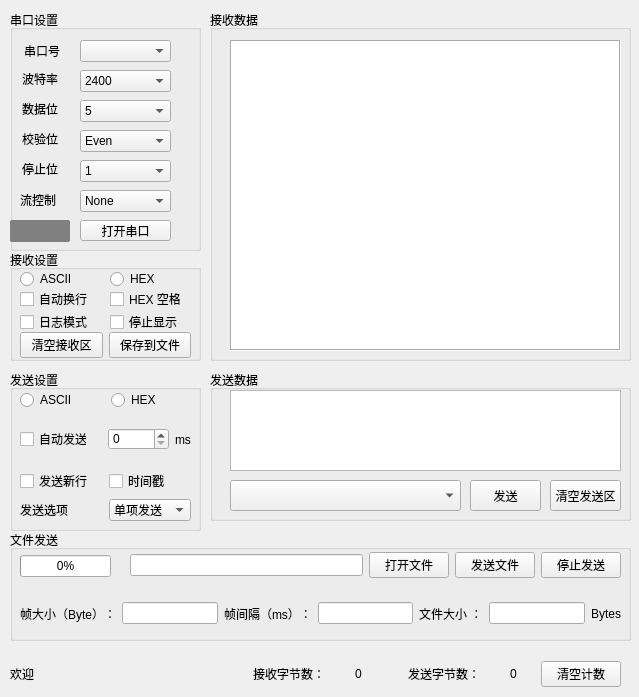
<?xml version="1.0" encoding="UTF-8"?>
<ui version="4.0">
 <class>Widget</class>
 <widget class="QWidget" name="Widget">
  <property name="geometry">
   <rect>
    <x>0</x>
    <y>0</y>
    <width>639</width>
    <height>697</height>
   </rect>
  </property>
  <property name="windowTitle">
   <string>Widget</string>
  </property>
  <property name="styleSheet">
   <string notr="true">#label_status{
	border-radius: 2px;
	background-color:gray ;
}
#label_status[isOn=&quot;true&quot;]{
background-color: green;
}</string>
  </property>
  <widget class="QLabel" name="label">
   <property name="geometry">
    <rect>
     <x>24</x>
     <y>43</y>
     <width>36</width>
     <height>16</height>
    </rect>
   </property>
   <property name="text">
    <string>串口号：</string>
   </property>
  </widget>
  <widget class="QGroupBox" name="groupBox">
   <property name="geometry">
    <rect>
     <x>10</x>
     <y>10</y>
     <width>191</width>
     <height>241</height>
    </rect>
   </property>
   <property name="styleSheet">
    <string notr="true"/>
   </property>
   <property name="title">
    <string>串口设置</string>
   </property>
   <widget class="QComboBox" name="comboBoxDataBits">
    <property name="geometry">
     <rect>
      <x>70</x>
      <y>90</y>
      <width>91</width>
      <height>22</height>
     </rect>
    </property>
    <item>
     <property name="text">
      <string>5</string>
     </property>
    </item>
    <item>
     <property name="text">
      <string>6</string>
     </property>
    </item>
    <item>
     <property name="text">
      <string>7</string>
     </property>
    </item>
    <item>
     <property name="text">
      <string>8</string>
     </property>
    </item>
   </widget>
   <widget class="QComboBox" name="comboBoxProtNum">
    <property name="geometry">
     <rect>
      <x>70</x>
      <y>30</y>
      <width>91</width>
      <height>22</height>
     </rect>
    </property>
    <property name="sizePolicy">
     <sizepolicy hsizetype="Preferred" vsizetype="Expanding">
      <horstretch>0</horstretch>
      <verstretch>0</verstretch>
     </sizepolicy>
    </property>
    <property name="sizeAdjustPolicy">
     <enum>QComboBox::AdjustToContentsOnFirstShow</enum>
    </property>
   </widget>
   <widget class="QComboBox" name="comboBoxBaudRate">
    <property name="geometry">
     <rect>
      <x>70</x>
      <y>60</y>
      <width>91</width>
      <height>22</height>
     </rect>
    </property>
    <item>
     <property name="text">
      <string>2400</string>
     </property>
    </item>
    <item>
     <property name="text">
      <string>4800</string>
     </property>
    </item>
    <item>
     <property name="text">
      <string>9600</string>
     </property>
    </item>
    <item>
     <property name="text">
      <string>19200</string>
     </property>
    </item>
    <item>
     <property name="text">
      <string>38400</string>
     </property>
    </item>
    <item>
     <property name="text">
      <string>115200</string>
     </property>
    </item>
    <item>
     <property name="text">
      <string>自定义</string>
     </property>
    </item>
   </widget>
   <widget class="QComboBox" name="comboBoxParity">
    <property name="geometry">
     <rect>
      <x>70</x>
      <y>120</y>
      <width>91</width>
      <height>22</height>
     </rect>
    </property>
    <item>
     <property name="text">
      <string>Even</string>
     </property>
    </item>
    <item>
     <property name="text">
      <string>Odd</string>
     </property>
    </item>
    <item>
     <property name="text">
      <string>None</string>
     </property>
    </item>
   </widget>
   <widget class="QComboBox" name="comboBoxStopBits">
    <property name="geometry">
     <rect>
      <x>70</x>
      <y>150</y>
      <width>91</width>
      <height>22</height>
     </rect>
    </property>
    <item>
     <property name="text">
      <string>1</string>
     </property>
    </item>
    <item>
     <property name="text">
      <string>1.5</string>
     </property>
    </item>
    <item>
     <property name="text">
      <string>2</string>
     </property>
    </item>
   </widget>
   <widget class="QComboBox" name="comboBoxFlowCtr">
    <property name="geometry">
     <rect>
      <x>70</x>
      <y>180</y>
      <width>91</width>
      <height>22</height>
     </rect>
    </property>
    <item>
     <property name="text">
      <string>None</string>
     </property>
    </item>
    <item>
     <property name="text">
      <string>RTS/CTS</string>
     </property>
    </item>
    <item>
     <property name="text">
      <string>XON/XOFF</string>
     </property>
    </item>
   </widget>
   <widget class="QLabel" name="label_6">
    <property name="geometry">
     <rect>
      <x>10</x>
      <y>182</y>
      <width>36</width>
      <height>16</height>
     </rect>
    </property>
    <property name="text">
     <string>流控制：</string>
    </property>
   </widget>
   <widget class="QPushButton" name="pushButtonOpen">
    <property name="geometry">
     <rect>
      <x>70</x>
      <y>210</y>
      <width>91</width>
      <height>21</height>
     </rect>
    </property>
    <property name="text">
     <string>打开串口</string>
    </property>
    <property name="icon">
     <iconset theme="battery">
      <normaloff>.</normaloff>.</iconset>
    </property>
   </widget>
   <widget class="QLabel" name="label_status">
    <property name="enabled">
     <bool>true</bool>
    </property>
    <property name="geometry">
     <rect>
      <x>0</x>
      <y>210</y>
      <width>60</width>
      <height>22</height>
     </rect>
    </property>
    <property name="sizePolicy">
     <sizepolicy hsizetype="Preferred" vsizetype="Preferred">
      <horstretch>0</horstretch>
      <verstretch>0</verstretch>
     </sizepolicy>
    </property>
    <property name="minimumSize">
     <size>
      <width>0</width>
      <height>0</height>
     </size>
    </property>
    <property name="maximumSize">
     <size>
      <width>60</width>
      <height>30</height>
     </size>
    </property>
    <property name="layoutDirection">
     <enum>Qt::RightToLeft</enum>
    </property>
    <property name="frameShape">
     <enum>QFrame::NoFrame</enum>
    </property>
    <property name="frameShadow">
     <enum>QFrame::Plain</enum>
    </property>
    <property name="lineWidth">
     <number>1</number>
    </property>
    <property name="text">
     <string/>
    </property>
    <property name="textFormat">
     <enum>Qt::AutoText</enum>
    </property>
    <property name="pixmap">
     <pixmap resource="resource.qrc">:/Image/Image/OFF.png</pixmap>
    </property>
    <property name="scaledContents">
     <bool>true</bool>
    </property>
    <property name="alignment">
     <set>Qt::AlignCenter</set>
    </property>
    <property name="wordWrap">
     <bool>false</bool>
    </property>
    <property name="openExternalLinks">
     <bool>false</bool>
    </property>
   </widget>
  </widget>
  <widget class="QCheckBox" name="checkBoxWrap">
   <property name="geometry">
    <rect>
     <x>20</x>
     <y>290</y>
     <width>71</width>
     <height>18</height>
    </rect>
   </property>
   <property name="text">
    <string>自动换行</string>
   </property>
  </widget>
  <widget class="QGroupBox" name="groupBox_2">
   <property name="geometry">
    <rect>
     <x>10</x>
     <y>250</y>
     <width>191</width>
     <height>111</height>
    </rect>
   </property>
   <property name="title">
    <string>接收设置</string>
   </property>
   <widget class="QCheckBox" name="checkBoxHexSpace">
    <property name="geometry">
     <rect>
      <x>100</x>
      <y>40</y>
      <width>71</width>
      <height>18</height>
     </rect>
    </property>
    <property name="text">
     <string>HEX 空格</string>
    </property>
   </widget>
   <widget class="QWidget" name="layoutWidget">
    <property name="geometry">
     <rect>
      <x>10</x>
      <y>60</y>
      <width>171</width>
      <height>24</height>
     </rect>
    </property>
    <layout class="QHBoxLayout" name="horizontalLayout_22">
     <property name="spacing">
      <number>8</number>
     </property>
     <item>
      <widget class="QCheckBox" name="checkBoxShowTime">
       <property name="text">
        <string>日志模式</string>
       </property>
      </widget>
     </item>
     <item>
      <widget class="QCheckBox" name="checkBoxStop">
       <property name="text">
        <string>停止显示</string>
       </property>
      </widget>
     </item>
    </layout>
   </widget>
   <widget class="QWidget" name="layoutWidget">
    <property name="geometry">
     <rect>
      <x>10</x>
      <y>80</y>
      <width>171</width>
      <height>31</height>
     </rect>
    </property>
    <layout class="QHBoxLayout" name="horizontalLayout_23">
     <item>
      <widget class="QPushButton" name="pushButtonClrRec">
       <property name="text">
        <string>清空接收区</string>
       </property>
      </widget>
     </item>
     <item>
      <widget class="QPushButton" name="pushButtonSaveFile">
       <property name="text">
        <string>保存到文件</string>
       </property>
      </widget>
     </item>
    </layout>
   </widget>
   <widget class="QRadioButton" name="radioButtonRecHex">
    <property name="geometry">
     <rect>
      <x>100</x>
      <y>20</y>
      <width>71</width>
      <height>18</height>
     </rect>
    </property>
    <property name="text">
     <string>HEX</string>
    </property>
   </widget>
   <widget class="QRadioButton" name="radioButtonRecASCII">
    <property name="geometry">
     <rect>
      <x>10</x>
      <y>20</y>
      <width>51</width>
      <height>18</height>
     </rect>
    </property>
    <property name="text">
     <string>ASCII</string>
    </property>
   </widget>
  </widget>
  <widget class="QTextEdit" name="textEditRecv">
   <property name="geometry">
    <rect>
     <x>230</x>
     <y>40</y>
     <width>391</width>
     <height>311</height>
    </rect>
   </property>
   <property name="tabletTracking">
    <bool>false</bool>
   </property>
   <property name="focusPolicy">
    <enum>Qt::StrongFocus</enum>
   </property>
   <property name="autoFillBackground">
    <bool>false</bool>
   </property>
   <property name="styleSheet">
    <string notr="true">background-color: rgb(255, 255, 255);
border-color: rgb(85, 255, 127);</string>
   </property>
   <property name="frameShape">
    <enum>QFrame::Box</enum>
   </property>
   <property name="frameShadow">
    <enum>QFrame::Sunken</enum>
   </property>
   <property name="lineWidth">
    <number>1</number>
   </property>
   <property name="midLineWidth">
    <number>0</number>
   </property>
   <property name="tabChangesFocus">
    <bool>false</bool>
   </property>
   <property name="readOnly">
    <bool>true</bool>
   </property>
  </widget>
  <widget class="QTextEdit" name="textEditSend">
   <property name="geometry">
    <rect>
     <x>230</x>
     <y>390</y>
     <width>391</width>
     <height>81</height>
    </rect>
   </property>
  </widget>
  <widget class="QGroupBox" name="groupBox_4">
   <property name="geometry">
    <rect>
     <x>210</x>
     <y>10</y>
     <width>421</width>
     <height>351</height>
    </rect>
   </property>
   <property name="title">
    <string>接收数据</string>
   </property>
  </widget>
  <widget class="QGroupBox" name="groupBox_5">
   <property name="geometry">
    <rect>
     <x>210</x>
     <y>370</y>
     <width>421</width>
     <height>151</height>
    </rect>
   </property>
   <property name="title">
    <string>发送数据</string>
   </property>
   <widget class="QPushButton" name="pushButtonTx">
    <property name="geometry">
     <rect>
      <x>260</x>
      <y>110</y>
      <width>71</width>
      <height>31</height>
     </rect>
    </property>
    <property name="text">
     <string>发送</string>
    </property>
   </widget>
   <widget class="QPushButton" name="pushButtonClrTx">
    <property name="geometry">
     <rect>
      <x>340</x>
      <y>110</y>
      <width>71</width>
      <height>31</height>
     </rect>
    </property>
    <property name="text">
     <string>清空发送区</string>
    </property>
   </widget>
   <widget class="QComboBox" name="comboBoxSendData">
    <property name="geometry">
     <rect>
      <x>20</x>
      <y>110</y>
      <width>231</width>
      <height>31</height>
     </rect>
    </property>
   </widget>
  </widget>
  <widget class="QGroupBox" name="groupBox_3">
   <property name="geometry">
    <rect>
     <x>10</x>
     <y>370</y>
     <width>191</width>
     <height>161</height>
    </rect>
   </property>
   <property name="title">
    <string>发送设置</string>
   </property>
   <widget class="QWidget" name="layoutWidget">
    <property name="geometry">
     <rect>
      <x>10</x>
      <y>20</y>
      <width>171</width>
      <height>131</height>
     </rect>
    </property>
    <layout class="QVBoxLayout" name="verticalLayout">
     <item>
      <layout class="QHBoxLayout" name="horizontalLayout_15">
       <property name="spacing">
        <number>10</number>
       </property>
       <item>
        <widget class="QRadioButton" name="radioButtonTxASCII">
         <property name="text">
          <string>ASCII</string>
         </property>
        </widget>
       </item>
       <item>
        <widget class="QRadioButton" name="radioButtonTxHex">
         <property name="text">
          <string>HEX</string>
         </property>
        </widget>
       </item>
      </layout>
     </item>
     <item>
      <layout class="QHBoxLayout" name="horizontalLayout_17">
       <item>
        <layout class="QHBoxLayout" name="horizontalLayout_16">
         <property name="spacing">
          <number>21</number>
         </property>
         <item>
          <widget class="QCheckBox" name="checkBoxRepeatTx">
           <property name="text">
            <string>自动发送</string>
           </property>
          </widget>
         </item>
         <item>
          <widget class="QSpinBox" name="spinBoxTime">
           <property name="maximum">
            <number>10000</number>
           </property>
          </widget>
         </item>
        </layout>
       </item>
       <item>
        <widget class="QLabel" name="label_ms">
         <property name="text">
          <string>ms</string>
         </property>
        </widget>
       </item>
      </layout>
     </item>
     <item>
      <layout class="QHBoxLayout" name="horizontalLayout_18">
       <item>
        <widget class="QCheckBox" name="checkBoxTxNewLine">
         <property name="text">
          <string>发送新行</string>
         </property>
        </widget>
       </item>
       <item>
        <widget class="QCheckBox" name="checkBoxShowTxTime">
         <property name="text">
          <string>时间戳</string>
         </property>
        </widget>
       </item>
      </layout>
     </item>
     <item>
      <layout class="QHBoxLayout" name="horizontalLayout_19">
       <item>
        <widget class="QLabel" name="label_9">
         <property name="text">
          <string>发送选项</string>
         </property>
        </widget>
       </item>
       <item>
        <widget class="QComboBox" name="comboBoxSendType">
         <property name="minimumSize">
          <size>
           <width>63</width>
           <height>22</height>
          </size>
         </property>
         <property name="maximumSize">
          <size>
           <width>100</width>
           <height>16777215</height>
          </size>
         </property>
         <item>
          <property name="text">
           <string>单项发送</string>
          </property>
         </item>
         <item>
          <property name="text">
           <string>多项发送</string>
          </property>
         </item>
         <item>
          <property name="text">
           <string>协议发送</string>
          </property>
         </item>
        </widget>
       </item>
      </layout>
     </item>
    </layout>
   </widget>
  </widget>
  <widget class="QLabel" name="label_3">
   <property name="geometry">
    <rect>
     <x>22</x>
     <y>101</y>
     <width>36</width>
     <height>16</height>
    </rect>
   </property>
   <property name="text">
    <string>数据位：</string>
   </property>
  </widget>
  <widget class="QLabel" name="label_4">
   <property name="geometry">
    <rect>
     <x>22</x>
     <y>131</y>
     <width>36</width>
     <height>16</height>
    </rect>
   </property>
   <property name="text">
    <string>校验位：</string>
   </property>
  </widget>
  <widget class="QLabel" name="label_5">
   <property name="geometry">
    <rect>
     <x>22</x>
     <y>161</y>
     <width>36</width>
     <height>16</height>
    </rect>
   </property>
   <property name="text">
    <string>停止位：</string>
   </property>
  </widget>
  <widget class="QLabel" name="label_2">
   <property name="geometry">
    <rect>
     <x>22</x>
     <y>71</y>
     <width>36</width>
     <height>16</height>
    </rect>
   </property>
   <property name="text">
    <string>波特率：</string>
   </property>
  </widget>
  <widget class="QGroupBox" name="groupBox_6">
   <property name="geometry">
    <rect>
     <x>10</x>
     <y>530</y>
     <width>621</width>
     <height>111</height>
    </rect>
   </property>
   <property name="title">
    <string>文件发送</string>
   </property>
   <widget class="QWidget" name="layoutWidget">
    <property name="geometry">
     <rect>
      <x>120</x>
      <y>15</y>
      <width>491</width>
      <height>41</height>
     </rect>
    </property>
    <layout class="QHBoxLayout" name="horizontalLayout_9">
     <item>
      <layout class="QHBoxLayout" name="horizontalLayout_7">
       <item>
        <widget class="QLineEdit" name="lineEditFilePath"/>
       </item>
       <item>
        <widget class="QPushButton" name="pushButtonOpenFile">
         <property name="text">
          <string>打开文件</string>
         </property>
        </widget>
       </item>
      </layout>
     </item>
     <item>
      <layout class="QHBoxLayout" name="horizontalLayout_8">
       <item>
        <widget class="QPushButton" name="pushButtonSendFile">
         <property name="text">
          <string>发送文件</string>
         </property>
        </widget>
       </item>
       <item>
        <widget class="QPushButton" name="pushButtonStopSendFile">
         <property name="text">
          <string>停止发送</string>
         </property>
        </widget>
       </item>
      </layout>
     </item>
    </layout>
   </widget>
   <widget class="QWidget" name="layoutWidget">
    <property name="geometry">
     <rect>
      <x>10</x>
      <y>21</y>
      <width>111</width>
      <height>31</height>
     </rect>
    </property>
    <layout class="QHBoxLayout" name="horizontalLayout_10">
     <item>
      <widget class="QProgressBar" name="progressBar">
       <property name="value">
        <number>0</number>
       </property>
      </widget>
     </item>
     <item>
      <spacer name="horizontalSpacer_6">
       <property name="orientation">
        <enum>Qt::Horizontal</enum>
       </property>
       <property name="sizeHint" stdset="0">
        <size>
         <width>18</width>
         <height>20</height>
        </size>
       </property>
      </spacer>
     </item>
    </layout>
   </widget>
   <widget class="QWidget" name="layoutWidget">
    <property name="geometry">
     <rect>
      <x>10</x>
      <y>70</y>
      <width>601</width>
      <height>27</height>
     </rect>
    </property>
    <layout class="QHBoxLayout" name="horizontalLayout_14">
     <item>
      <layout class="QHBoxLayout" name="horizontalLayout_11">
       <item>
        <widget class="QLabel" name="label_10">
         <property name="text">
          <string>帧大小（Byte）：</string>
         </property>
        </widget>
       </item>
       <item>
        <widget class="QLineEdit" name="lineEditFrameLen"/>
       </item>
      </layout>
     </item>
     <item>
      <layout class="QHBoxLayout" name="horizontalLayout_12">
       <item>
        <widget class="QLabel" name="label_11">
         <property name="text">
          <string>帧间隔（ms）：</string>
         </property>
        </widget>
       </item>
       <item>
        <widget class="QLineEdit" name="lineEditFrameGap"/>
       </item>
      </layout>
     </item>
     <item>
      <layout class="QHBoxLayout" name="horizontalLayout_13">
       <item>
        <widget class="QLabel" name="label_13">
         <property name="text">
          <string>文件大小 ：</string>
         </property>
        </widget>
       </item>
       <item>
        <widget class="QLineEdit" name="lineEditFileSize"/>
       </item>
       <item>
        <widget class="QLabel" name="label_12">
         <property name="text">
          <string>Bytes</string>
         </property>
        </widget>
       </item>
      </layout>
     </item>
    </layout>
   </widget>
  </widget>
  <widget class="QWidget" name="layoutWidget">
   <property name="geometry">
    <rect>
     <x>10</x>
     <y>660</y>
     <width>611</width>
     <height>28</height>
    </rect>
   </property>
   <layout class="QHBoxLayout" name="horizontalLayout_6">
    <item>
     <widget class="QLabel" name="labelSerialSta">
      <property name="text">
       <string>欢迎</string>
      </property>
     </widget>
    </item>
    <item>
     <spacer name="horizontalSpacer_2">
      <property name="orientation">
       <enum>Qt::Horizontal</enum>
      </property>
      <property name="sizeHint" stdset="0">
       <size>
        <width>17</width>
        <height>20</height>
       </size>
      </property>
     </spacer>
    </item>
    <item>
     <layout class="QHBoxLayout" name="horizontalLayout_5">
      <item>
       <layout class="QHBoxLayout" name="horizontalLayout_4">
        <item>
         <layout class="QHBoxLayout" name="horizontalLayout">
          <property name="spacing">
           <number>30</number>
          </property>
          <property name="sizeConstraint">
           <enum>QLayout::SetMaximumSize</enum>
          </property>
          <item>
           <widget class="QLabel" name="label_8">
            <property name="text">
             <string>接收字节数：</string>
            </property>
            <property name="scaledContents">
             <bool>true</bool>
            </property>
           </widget>
          </item>
          <item>
           <widget class="QLabel" name="labelRecvBytes">
            <property name="text">
             <string>0</string>
            </property>
           </widget>
          </item>
         </layout>
        </item>
        <item>
         <spacer name="horizontalSpacer_5">
          <property name="orientation">
           <enum>Qt::Horizontal</enum>
          </property>
          <property name="sizeHint" stdset="0">
           <size>
            <width>40</width>
            <height>20</height>
           </size>
          </property>
         </spacer>
        </item>
        <item>
         <layout class="QHBoxLayout" name="horizontalLayout_2">
          <property name="spacing">
           <number>30</number>
          </property>
          <item>
           <widget class="QLabel" name="labelSendBytesTXT">
            <property name="text">
             <string>发送字节数：</string>
            </property>
           </widget>
          </item>
          <item>
           <widget class="QLabel" name="labelSendBytes">
            <property name="text">
             <string>0</string>
            </property>
           </widget>
          </item>
         </layout>
        </item>
       </layout>
      </item>
      <item>
       <spacer name="horizontalSpacer">
        <property name="orientation">
         <enum>Qt::Horizontal</enum>
        </property>
        <property name="sizeHint" stdset="0">
         <size>
          <width>18</width>
          <height>20</height>
         </size>
        </property>
       </spacer>
      </item>
      <item>
       <widget class="QPushButton" name="pushButtonClrCount">
        <property name="text">
         <string>清空计数</string>
        </property>
       </widget>
      </item>
     </layout>
    </item>
   </layout>
  </widget>
  <widget class="QWidget" name="layoutWidget">
   <property name="geometry">
    <rect>
     <x>0</x>
     <y>0</y>
     <width>2</width>
     <height>2</height>
    </rect>
   </property>
   <layout class="QHBoxLayout" name="horizontalLayout_20"/>
  </widget>
  <widget class="QWidget" name="layoutWidget">
   <property name="geometry">
    <rect>
     <x>0</x>
     <y>0</y>
     <width>2</width>
     <height>2</height>
    </rect>
   </property>
   <layout class="QHBoxLayout" name="horizontalLayout_21"/>
  </widget>
  <widget class="QWidget" name="layoutWidget">
   <property name="geometry">
    <rect>
     <x>0</x>
     <y>0</y>
     <width>2</width>
     <height>2</height>
    </rect>
   </property>
   <layout class="QHBoxLayout" name="horizontalLayout_24"/>
  </widget>
  <widget class="QWidget" name="layoutWidget">
   <property name="geometry">
    <rect>
     <x>0</x>
     <y>0</y>
     <width>2</width>
     <height>2</height>
    </rect>
   </property>
   <layout class="QHBoxLayout" name="horizontalLayout_25"/>
  </widget>
  <widget class="QWidget" name="layoutWidget">
   <property name="geometry">
    <rect>
     <x>0</x>
     <y>0</y>
     <width>2</width>
     <height>2</height>
    </rect>
   </property>
   <layout class="QVBoxLayout" name="verticalLayout_3"/>
  </widget>
  <widget class="QWidget" name="layoutWidget">
   <property name="geometry">
    <rect>
     <x>0</x>
     <y>0</y>
     <width>2</width>
     <height>2</height>
    </rect>
   </property>
   <layout class="QHBoxLayout" name="horizontalLayout_28"/>
  </widget>
  <widget class="QWidget" name="layoutWidget">
   <property name="geometry">
    <rect>
     <x>0</x>
     <y>0</y>
     <width>2</width>
     <height>2</height>
    </rect>
   </property>
   <layout class="QHBoxLayout" name="horizontalLayout_29"/>
  </widget>
  <widget class="QWidget" name="layoutWidget">
   <property name="geometry">
    <rect>
     <x>0</x>
     <y>0</y>
     <width>2</width>
     <height>2</height>
    </rect>
   </property>
   <layout class="QHBoxLayout" name="horizontalLayout_30"/>
  </widget>
  <widget class="QWidget" name="layoutWidget">
   <property name="geometry">
    <rect>
     <x>0</x>
     <y>0</y>
     <width>2</width>
     <height>2</height>
    </rect>
   </property>
   <layout class="QHBoxLayout" name="horizontalLayout_31"/>
  </widget>
  <widget class="QWidget" name="layoutWidget">
   <property name="geometry">
    <rect>
     <x>0</x>
     <y>0</y>
     <width>2</width>
     <height>2</height>
    </rect>
   </property>
   <layout class="QHBoxLayout" name="horizontalLayout_32"/>
  </widget>
  <widget class="QWidget" name="layoutWidget">
   <property name="geometry">
    <rect>
     <x>0</x>
     <y>0</y>
     <width>2</width>
     <height>2</height>
    </rect>
   </property>
   <layout class="QHBoxLayout" name="horizontalLayout_33"/>
  </widget>
  <zorder>groupBox_2</zorder>
  <zorder>layoutWidget</zorder>
  <zorder>layoutWidget</zorder>
  <zorder>layoutWidget</zorder>
  <zorder>layoutWidget</zorder>
  <zorder>layoutWidget</zorder>
  <zorder>layoutWidget</zorder>
  <zorder>layoutWidget</zorder>
  <zorder>layoutWidget</zorder>
  <zorder>layoutWidget</zorder>
  <zorder>layoutWidget</zorder>
  <zorder>groupBox_5</zorder>
  <zorder>textEditSend</zorder>
  <zorder>groupBox_6</zorder>
  <zorder>layoutWidget</zorder>
  <zorder>groupBox</zorder>
  <zorder>groupBox_3</zorder>
  <zorder>groupBox_4</zorder>
  <zorder>label_3</zorder>
  <zorder>label_4</zorder>
  <zorder>label_5</zorder>
  <zorder>label_2</zorder>
  <zorder>label</zorder>
  <zorder>checkBoxWrap</zorder>
  <zorder>textEditRecv</zorder>
  <zorder>layoutWidget</zorder>
 </widget>
 <resources>
  <include location="resource.qrc"/>
 </resources>
 <connections/>
</ui>
